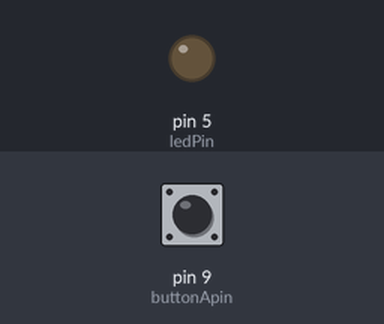
This sketch was run on a simulated Arduino Uno, built with avr-gcc and run on an emulated ATmega328P. On the bench: output pins drawn as LEDs (lit = HIGH). Dashed ring = blinking. The inputs (shaded band) are chosen by the test bench; at power-on: pin 9 (buttonApin) HIGH.

Above: at 1.2 s.
1.3 s: pin 9 (buttonApin) pulled LOW for 3.2 s
At 2.1 s:
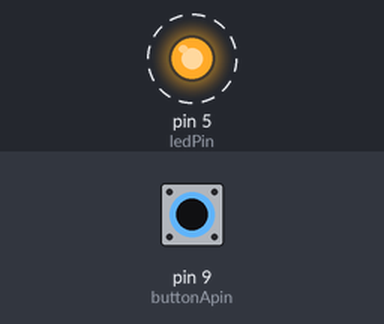
6.0 s: pin 9 (buttonApin) pulled LOW for 0.15 s
At 7.0 s:
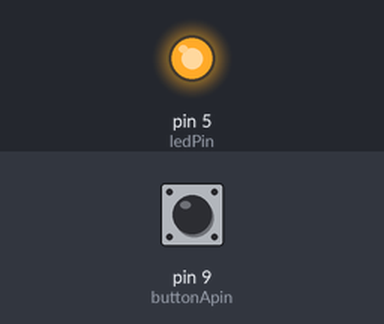
7.6 s: pin 9 (buttonApin) pulled LOW for 1 s
At 8.3 s:
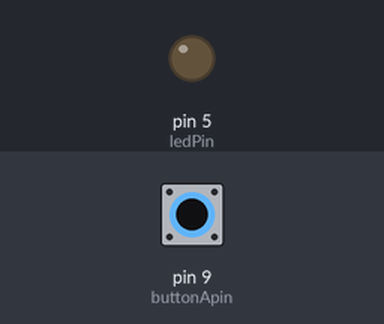
Timing chart, 0 to 10.6 s (numbered marks = the images above; inputs shaded):
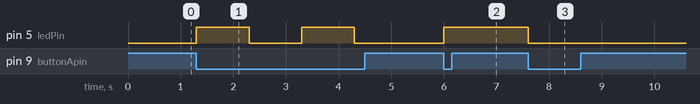

The sketch:

Digital_Inputs_v3.ino
```cpp
//www.elegoo.com
//2016.12.08

int ledPin = 5;
int buttonApin = 9;
bool status = 0;

void setup()
{
  pinMode(ledPin, OUTPUT);
  pinMode(buttonApin, INPUT_PULLUP);
}

void loop()
{
 /*
  if ( (digitalRead(buttonApin) == LOW) && (status == 0) )
  {
    digitalWrite(ledPin, HIGH);
    status = 1;
    delay (1000);
  }
    else if ( (digitalRead(buttonApin) == LOW) && (status == 1) )
  {
    digitalWrite(ledPin, LOW);
    status = 0;
    delay (1000);
  }
*/

if  (digitalRead(buttonApin) == LOW)
{
  if (digitalRead(ledPin) == LOW)
  {
    status = 1;
    digitalWrite(ledPin, HIGH);
  }
    else
    {
      status = 0;
      digitalWrite(ledPin, LOW);
    }
    delay(1000);
  }


}
```

Measured:
- after the input at 1.3 s, pin 5 (ledPin): alternates HIGH for 1.0 s and LOW for 1.0 s, starting at once
- after the input at 6.0 s, pin 5 (ledPin): LOW → HIGH at once
- after the input at 7.6 s, pin 5 (ledPin): HIGH → LOW at once
